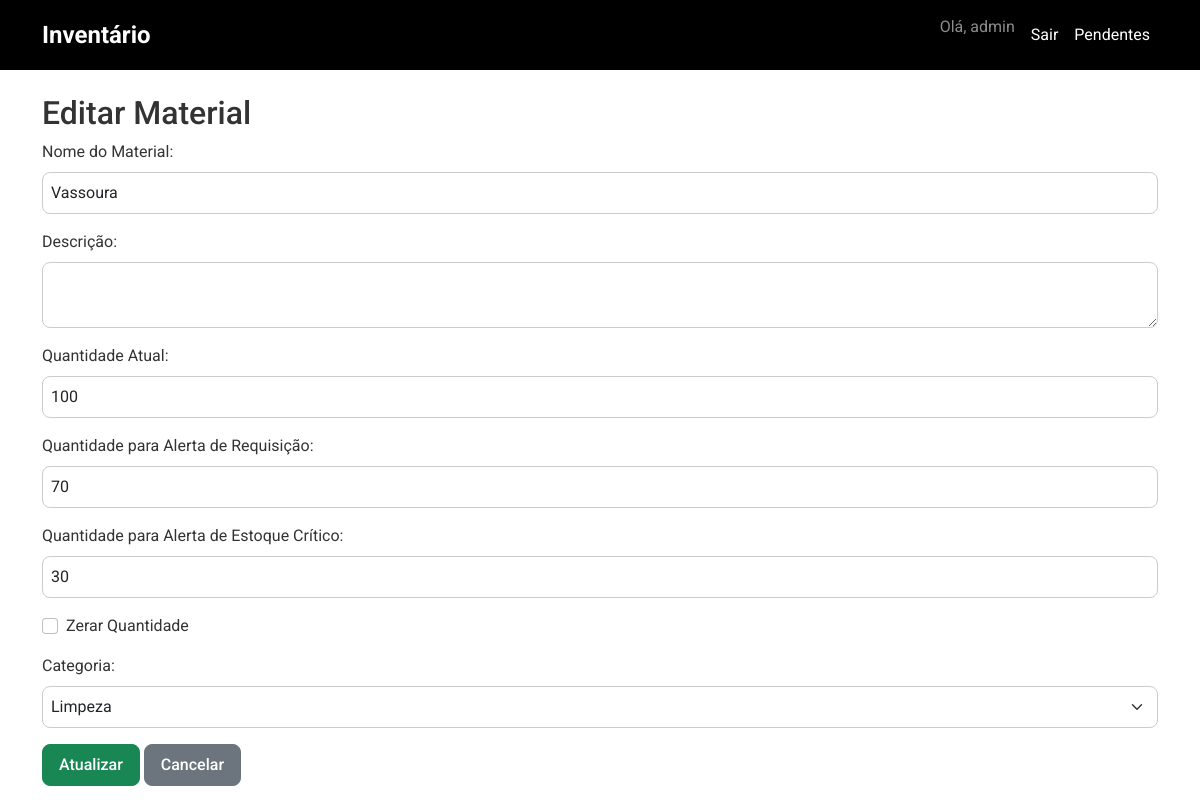
Screenshot of /editar/1 (signed in) with the database file from the repository.
### app.py (models this page shows, shortened)
class User(UserMixin, db.Model):
    id = db.Column(db.Integer, primary_key=True)
    username = db.Column(db.String(80), unique=True, nullable=False)
    password_hash = db.Column(db.String(128), nullable=False)
    is_admin = db.Column(db.Boolean, default=False)   # Para identificar o administrador
    approved = db.Column(db.Boolean, default=False)     # Novo usuário precisa de aprovação
    @property
    def is_active(self):
        return self.approved

class Material(db.Model):
    id = db.Column(db.Integer, primary_key=True)
    nome = db.Column(db.String(100), nullable=False)
    descricao = db.Column(db.String(200), nullable=True)
    quantidade = db.Column(db.Integer, default=0)
    quantidade_alerta_requisicao = db.Column(db.Integer, default=0)
    quantidade_alerta_estoque = db.Column(db.Integer, default=0)
    qr_code_file = db.Column(db.String(100), nullable=True)
    categoria_id = db.Column(db.Integer, db.ForeignKey('categoria.id'), nullable=True)

class Categoria(db.Model):
    id = db.Column(db.Integer, primary_key=True)
    nome = db.Column(db.String(50), unique=True, nullable=False)
    materiais = db.relationship('Material', backref='categoria', lazy=True)

### app.py (the view, shortened to what this page needs)
@app.route('/editar/<int:id>', methods=['GET', 'POST'])
@login_required
def editar(id):
    material = Material.query.get_or_404(id)
    categorias = Categoria.query.order_by(Categoria.nome).all()
    return render_template('editar.html', material=material, categorias=categorias)

### app.py (called while the page is built)
@login_manager.user_loader
def load_user(user_id):
    return User.query.get(int(user_id))

### templates/editar.html (shortened to what this page needs)
{% extends 'base.html' %}
{% block content %}
<h2>Editar Material</h2>
<form method="POST">
    <div class="mb-3">
        <label for="nome" class="form-label">Nome do Material:</label>
        <input type="text" name="nome" id="nome" class="form-control" value="{{ material.nome }}" required>
    </div>
    <div class="mb-3">
        <label for="descricao" class="form-label">Descrição:</label>
        <textarea name="descricao" id="descricao" class="form-control">{{ material.descricao }}</textarea>
    </div>
    <div class="mb-3">
        <label for="quantidade" class="form-label">Quantidade Atual:</label>
        <input type="number" name="quantidade" id="quantidade" class="form-control" min="0" value="{{ material.quantidade }}" required>
    </div>
    <div class="mb-3">
        <label for="quantidade_alerta_requisicao" class="form-label">Quantidade para Alerta de Requisição:</label>
        <input type="number" name="quantidade_alerta_requisicao" id="quantidade_alerta_requisicao" class="form-control" min="0" value="{{ material.quantidade_alerta_requisicao }}" required>
    </div>
    <div class="mb-3">
        <label for="quantidade_alerta_estoque" class="form-label">Quantidade para Alerta de Estoque Crítico:</label>
        <input type="number" name="quantidade_alerta_estoque" id="quantidade_alerta_estoque" class="form-control" min="0" value="{{ material.quantidade_alerta_estoque }}" required>
    </div>
    <div class="form-check mb-3">
        <input type="checkbox" name="zerar" id="zerar" class="form-check-input">
        <label for="zerar" class="form-check-label">Zerar Quantidade</label>
    </div>
    <div class="mb-3">
        <label for="categoria" class="form-label">Categoria:</label>
        <select name="categoria" id="categoria" class="form-select">
            {% for cat in categorias %}
                <option value="{{ cat.id }}" {% if material.categoria_id == cat.id %}selected{% endif %}>{{ cat.nome }}</option>
            {% endfor %}
        </select>
    </div>
    <button type="submit" class="btn btn-success">Atualizar</button>
    <a href="{{ url_for('index') }}" class="btn btn-secondary">Cancelar</a>
</form>
{% endblock %}

### templates/base.html (shortened to what this page needs)
<!DOCTYPE html>
<html lang="pt-br">
<head>
    <link href="https://cdn.jsdelivr.net/npm/bootstrap@5.1.3/dist/css/bootstrap.min.css" rel="stylesheet">
    <link rel="stylesheet" href="{{ url_for('static', filename='css/styles.css') }}">
</head>
<body>
    <nav class="navbar navbar-expand-lg navbar-dark">
      <div class="container">
        <a class="navbar-brand" href="{{ url_for('index') }}">Inventário</a>
        <div class="collapse navbar-collapse" id="navbarNav">
          <ul class="navbar-nav ms-auto">
            {% if current_user.is_authenticated %}
                <li class="nav-item">
                    <span class="navbar-text me-2">Olá, {{ current_user.username }}</span>
                </li>
                <li class="nav-item">
                    <a class="nav-link" href="{{ url_for('logout') }}">Sair</a>
                </li>
                {% if current_user.is_admin %}
                    <li class="nav-item">
                        <a class="nav-link" href="{{ url_for('admin_pending') }}">Pendentes</a>
                    </li>
                {% endif %}
            {% else %}
                <li class="nav-item">
                    <a class="nav-link" href="{{ url_for('login') }}">Entrar</a>
                </li>
            {% endif %}
          </ul>
        </div>
      </div>
    </nav>
    <div class="container mt-4">
        {% block content %}{% endblock %}
    </div>
</body>
</html>

### static/css/styles.css (style rules this page uses)
body { font-family: 'Roboto', sans-serif; background-color: #ffffff; color: #333333; margin: 0; padding: 0; }
.navbar { background-color: #000000; border: none; padding: 0.75rem 1rem; }
.navbar-brand { color: #ffffff !important; font-weight: bold; font-size: 1.5rem; margin-right: 1rem; }
.navbar-nav .nav-link { color: #ffffff !important; padding: 0.5rem 1rem; margin: 0; }
.btn { border-radius: 0.5rem; transition: background-color 0.3s ease, border-color 0.3s ease; padding: 0.5rem 1rem; font-weight: 500; }
.form-control, .form-select, textarea.form-control { border-radius: 0.5rem; border: 1px solid #cccccc; padding: 0.5rem; }
a { text-decoration: none; }

### rows the page displays
User: username "admin"
Material: nome "Vassoura", quantidade "100", quantidade_alerta_requisicao "70", quantidade_alerta_estoque "30", categoria "Limpeza"
